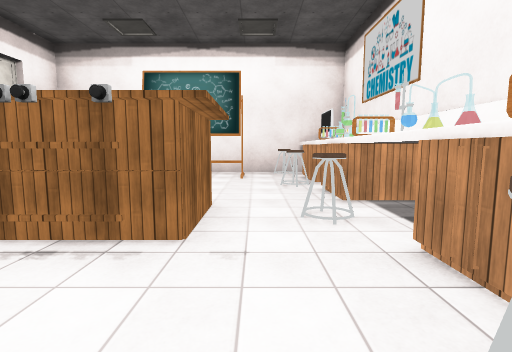
[1] (above)

14 first-person views from a walk through a 3-D level made in the Unity game engine. The camera is 1.5 m above the floor, tilts 6° down and sees 85° across. The floor is counted in squares, 1.8 m on a side. Each view is taken from the middle of a square. On the plan, view 1 faces up. The plan holds only what a view shows up to about 10 squares ahead; the rest is blank. The player is left out. Some surface patterns are stand-ins.

[2]
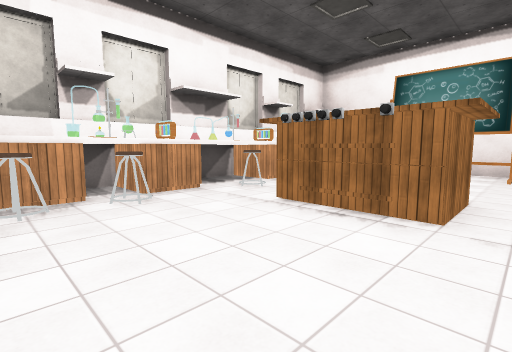

[3]
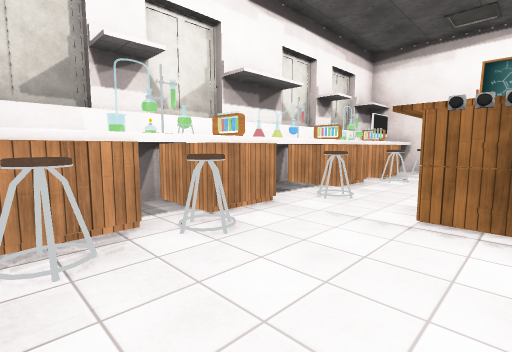

[4]
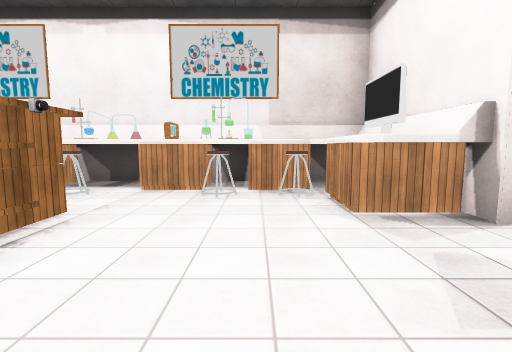

[5]
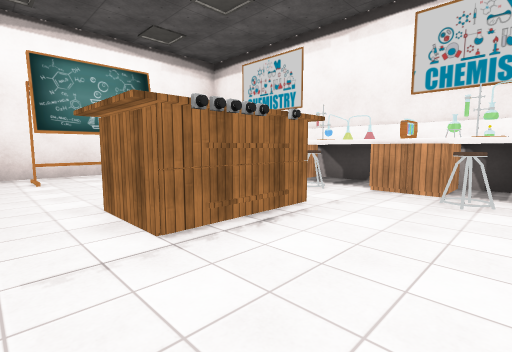

[6]
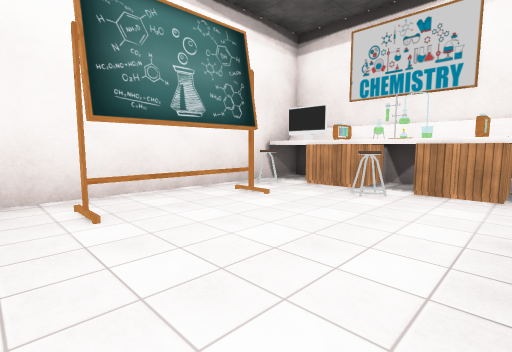

[7]
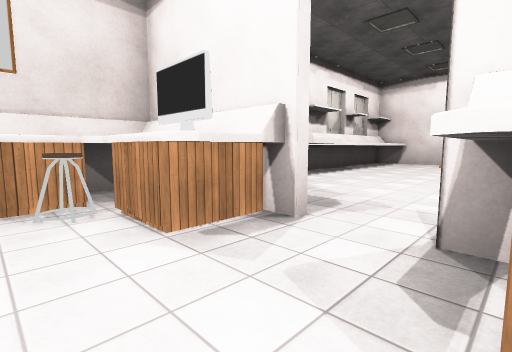

[8]
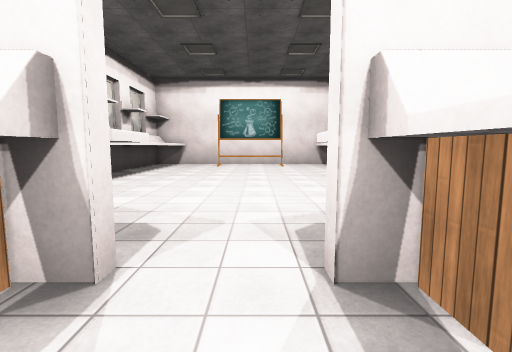

[9]
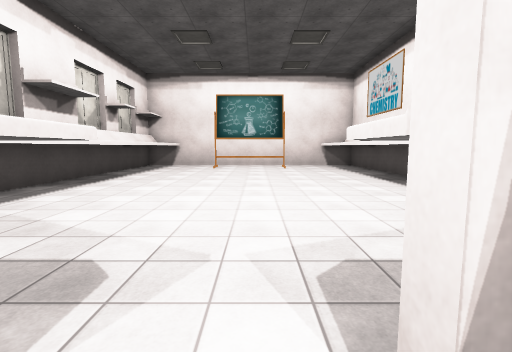

[10]
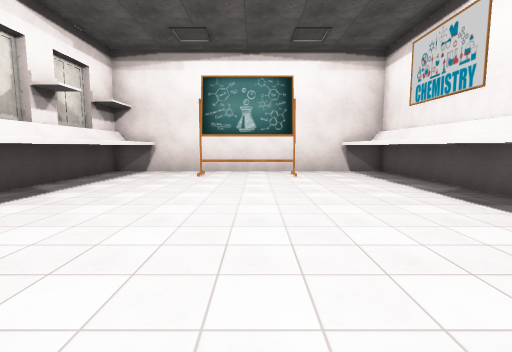

[11]
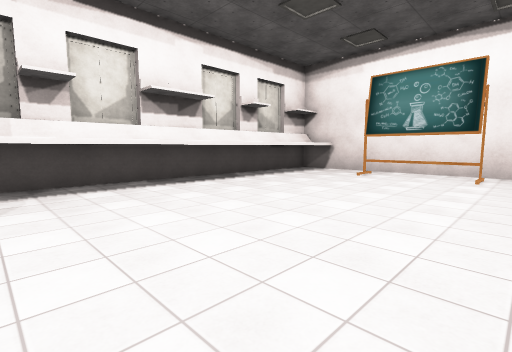

[12]
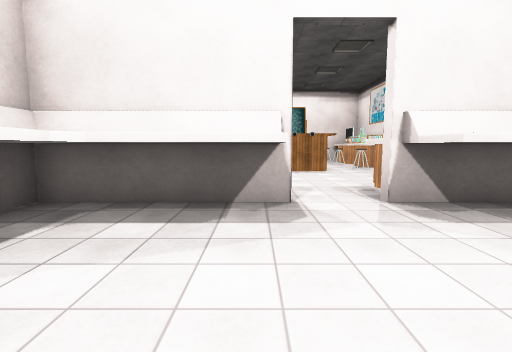

[13]
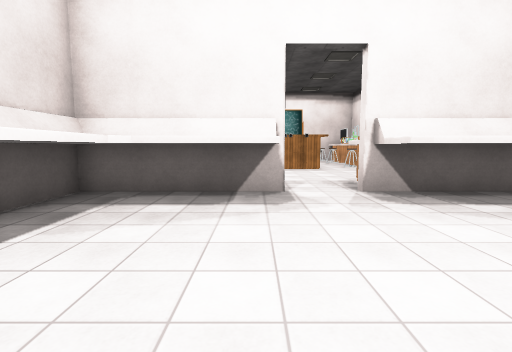

[14]
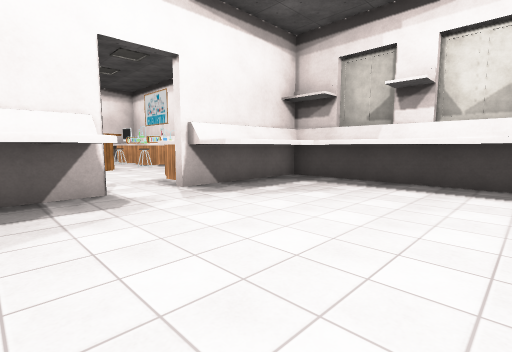

### Floor plan
Key: @ floor where view 1 was taken; # wall or solid block; . floor; = window, fence, low wall or low ledge; C chair; R drawers; T table; O other object.
Columns run from 5 left of view 1 to 3 right of it. Each row starts with its distance up from view 1.
  9 #########
  8 #O#==.C##
  7 #......R#
  6 #C....C #
  5 #......R#
  4 #..TT..##
  3 #C..T.C #
  2 #......R#
  1 #C....C##
  0 #....@.##
 -1 #C....C#
 -2 #R#..R #
 -3 ###.####
 -4 ###..###
 -5 #......#
 -6 #......#
 -7 #......#
 -8 #......#
 -9 #......#
-10 #......#
-11 #......#
-12 #......#
-13 #.#==..#
-14 #......#
-15 ########

Where each view was taken, in squares from view 1:
view 1: 0 up, 0 right, facing up
view 2: 1 down, 0 right, facing up-left
view 3: 1 down, 2 left, facing up-left
view 4: 0 up, 4 left, facing right
view 5: 0 up, 4 left, facing up-right
view 6: 4 up, 4 left, facing up-right
view 7: 0 up, 3 left, facing down-right
view 8: 1 down, 2 left, facing down
view 9: 2 down, 2 left, facing down
view 10: 5 down, 2 left, facing down
view 11: 5 down, 4 left, facing down-right
view 12: 7 down, 3 left, facing up
view 13: 8 down, 3 left, facing up
view 14: 8 down, 4 left, facing up-right
